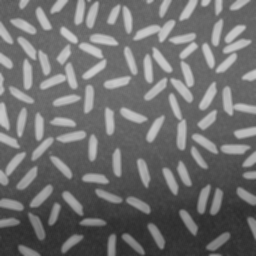
#> input picture Assignment-1/rice.png, 256 x 256 px
$ jupyter execute --allow-errors '(iii) Sobel Edge.ipynb'   (older library calls are emulated)
#> lines starting #> are read from the running program, lines starting #| are printed output that depends on the picture; after the words box and inside, x2 and y2 are one past the last pixel; in counts of white or black regions, pixels touching at a corner belong together
[cell 1]
import cv2
import numpy as np
import skimage.measure
import matplotlib.pyplot as plt

#import the image in greyscale
image_path = "rice.png"

image1 = cv2.imread(image_path, cv2.IMREAD_GRAYSCALE)
#> image1 is the input picture: shape (256, 256); min 44, max 204, mean 111.2

#perform the sobel x and y calculations
sobelX = cv2.Sobel(image1, cv2.CV_64F, 1, 0, ksize=3)
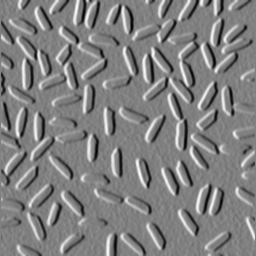
#> sobelX: shape (256, 256) float64; min -249, max 244, mean -0.5; drawn with min black and max white
sobelY = cv2.Sobel(image1, cv2.CV_64F, 0, 1, ksize=3)

#get magnitude of the sobel x and y
magnitude = cv2.magnitude(sobelX, sobelY)
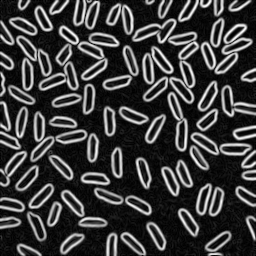
#> magnitude: shape (256, 256) float64; min 0, max 256.1, mean 60.7; drawn with min black and max white

#set size of image array
rows = 256;
collumns = 256;

edgeDetect1 = magnitude
edgeDetect2 = magnitude

#perform thresholding on the two images using a binary threshold from the given value (either 150 or 200) and 255
ret,thresh1 = cv2.threshold(edgeDetect1,150,255,cv2.THRESH_BINARY)
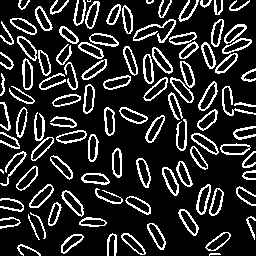
#> thresh1: shape (256, 256) float64; 17.6% white in thin lines or dots


ret,thresh2 = cv2.threshold(edgeDetect2,200,255,cv2.THRESH_BINARY)
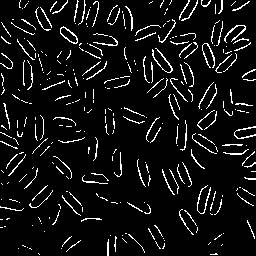
#> thresh2: shape (256, 256) float64; 7.3% white in thin lines or dots


#perform box filtering
kernel = np.ones((5,5), np.float32)/(5*5)
res1 = cv2.filter2D(image1, -1, kernel)

#perform gaussian filtering
res2 = cv2.GaussianBlur(image1, (5,5), 2)

#use formula given to get the "details" of both of the images
details1 = image1 - res1
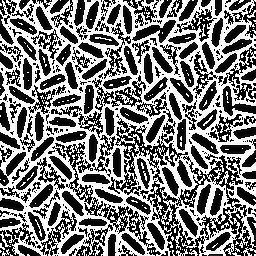
#> details1: shape (256, 256); min 0, max 255, mean 122.1
details2 = image1 - res2
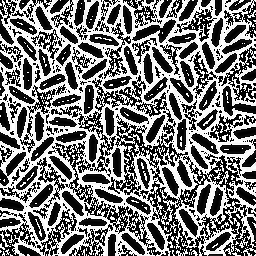
#> details2: shape (256, 256); min 0, max 255, mean 119.2

#use the given formula to get the sharpened images
sharpImage1 = image1 + details1
sharpImage2 = image1 + details2

#perfporm sobel filtering on box filtered image
sobelX = cv2.Sobel(sharpImage1, cv2.CV_64F, 1, 0, ksize=3)
sobelY = cv2.Sobel(sharpImage1, cv2.CV_64F, 0, 1, ksize=3)
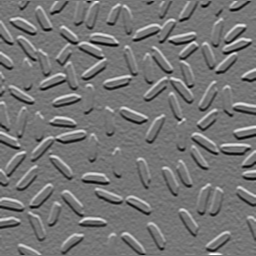
#> sobelY: shape (256, 256) float64; min -351, max 407, mean -2; drawn with min black and max white

#get sobel magnitude
sharpMagnitude1 = cv2.magnitude(sobelX, sobelY)
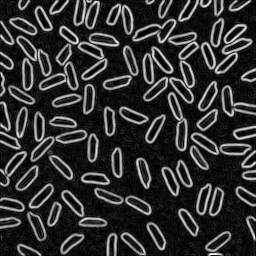
#> sharpMagnitude1: shape (256, 256) float64; min 0, max 407.1, mean 79.9; drawn with min black and max white


#perfporm sobel filtering on gaussian filtered image
sobelX = cv2.Sobel(sharpImage2, cv2.CV_64F, 1, 0, ksize=3)
sobelY = cv2.Sobel(sharpImage2, cv2.CV_64F, 0, 1, ksize=3)

#get sobel magnitude
sharpMagnitude2 = cv2.magnitude(sobelX, sobelY)


edgeDetectSharp1 = sharpMagnitude1
edgeDetectSharp2 = sharpMagnitude1

edgeDetectSharp3 = sharpMagnitude2
edgeDetectSharp4 = sharpMagnitude2


#perform thresholding on the four images created from sharpened images using a binary threshold from the given value (either 150 or 200) and 255
ret,thresh3 = cv2.threshold(edgeDetectSharp1,150,255,cv2.THRESH_BINARY)
#> thresh3: shape (256, 256) float64; 21.4% white in thin lines or dots


ret,thresh4 = cv2.threshold(edgeDetectSharp2,200,255,cv2.THRESH_BINARY)
#> thresh4: shape (256, 256) float64; 16.7% white in thin lines or dots


ret,thresh5 = cv2.threshold(edgeDetectSharp3,150,255,cv2.THRESH_BINARY)
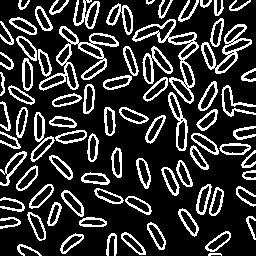
#> thresh5: shape (256, 256) float64; 21% white in thin lines or dots


ret,thresh6 = cv2.threshold(edgeDetectSharp4,200,255,cv2.THRESH_BINARY)
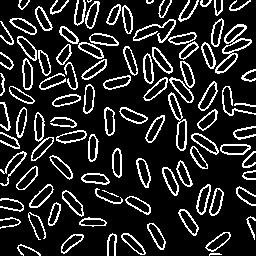
#> thresh6: shape (256, 256) float64; 16% white in thin lines or dots


#plot all six edge detection images
plt.figure(figsize=(20, 20))
plt.subplot(121), plt.imshow(thresh1, cmap="gray")
plt.title("edge detect threshold 150"), plt.xticks([]), plt.yticks([])
plt.subplot(122), plt.imshow(thresh2, cmap="gray")
plt.title("edge detect threshold 200"), plt.xticks([]), plt.yticks([])

plt.figure(figsize=(20, 20))
plt.subplot(121), plt.imshow(thresh3, cmap="gray")
plt.title("edge detect threshold 150 box sharpened"), plt.xticks([]), plt.yticks([])
plt.subplot(122), plt.imshow(thresh4, cmap="gray")
plt.title("edge detect threshold 200 box sharpened"), plt.xticks([]), plt.yticks([])

plt.figure(figsize=(20, 20))
plt.subplot(121), plt.imshow(thresh5, cmap="gray")
plt.title("edge detect threshold 150 gaussian sharpened"), plt.xticks([]), plt.yticks([])
plt.subplot(122), plt.imshow(thresh6, cmap="gray")
plt.title("edge detect threshold 200 gaussian sharpened"), plt.xticks([]), plt.yticks([])

plt.show()
